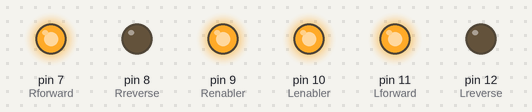
A sketch run on a simulated Arduino Uno, built with avr-gcc and run on an emulated ATmega328P. Shown: output pins drawn as LEDs (lit = HIGH).

Above: at 0.5 s.
At 1.5 s:
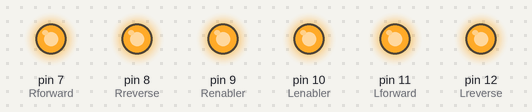
At 2.5 s:
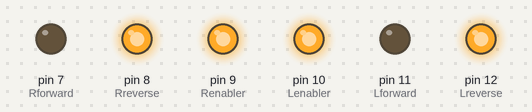
At 3.5 s:
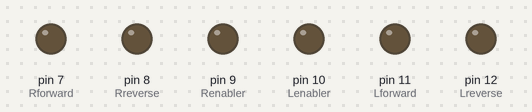
Timing chart, 0 to 5.2 s (numbered marks = the images above):
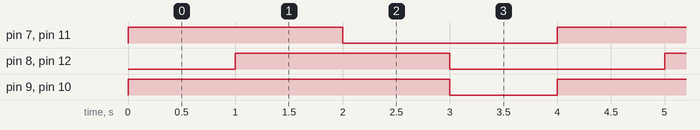

The sketch:

story_3.ino
```cpp
int Rforward = 7;
int Lforward = 11;
int Lreverse = 12;
int Rreverse = 8;
int Lenabler = 10;
int Renabler = 9;


//setup function runs once when you press reset or power the board
void setup() {
  // initialize digital pin LED_BUILTIN as an output.
  pinMode(Lreverse, OUTPUT);
  pinMode(Lforward, OUTPUT);
  pinMode(Rforward, OUTPUT);
  pinMode(Renabler, OUTPUT);
  pinMode(Lenabler, OUTPUT);
  pinMode(Rreverse, OUTPUT);
}

// the loop function runs over and over again forever

void loop() {
  digitalWrite(Renabler, HIGH);
  digitalWrite(Lenabler, HIGH);

  digitalWrite(Lforward, HIGH);
  digitalWrite(Rforward, HIGH);
  delay(1000);


  digitalWrite(Rreverse, HIGH);
  digitalWrite(Lreverse, HIGH);
  delay(1000);
  digitalWrite(Lforward, LOW);
  digitalWrite(Rforward, LOW);
  delay(1000);
  digitalWrite(Rreverse, LOW);
  digitalWrite(Lreverse, LOW);

  digitalWrite(Renabler, LOW);
  digitalWrite(Lenabler, LOW);
  delay(1000);
}
```

Measured:
- by itself, pin 7 (Rforward), pin 8 (Rreverse), pin 11 (Lforward), pin 12 (Lreverse): alternates HIGH for 2.0 s and LOW for 2.0 s
- by itself, pin 9 (Renabler), pin 10 (Lenabler): alternates HIGH for 3.0 s and LOW for 1.0 s
- by itself, everything shown: repeats every 4.0 s, in 4 steps
